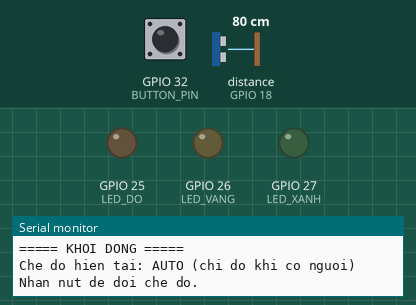
Simulated run of this sketch. Board: ESP32. On the bench: output pins drawn as LEDs (lit = HIGH), the last lines printed to the serial monitor. Dashed ring = blinking. Inputs (shaded band) come from the test bench; at power-on: GPIO 32 (BUTTON_PIN) HIGH, distance to the obstacle (sensor on GPIO 18) 80 cm. The echo pulse lasts 58.3 µs per cm; pins used as bus, display or sensor lines are not drawn.

Above: at 2.1 s.
2.2 s: GPIO 32 (BUTTON_PIN) pulled LOW for 0.15 s
At 3.8 s:
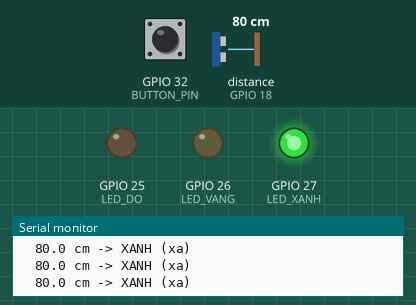
4.1 s: distance to the obstacle (sensor on GPIO 18) set to 55 cm
5.6 s: distance to the obstacle (sensor on GPIO 18) set to 45 cm
At 5.9 s:
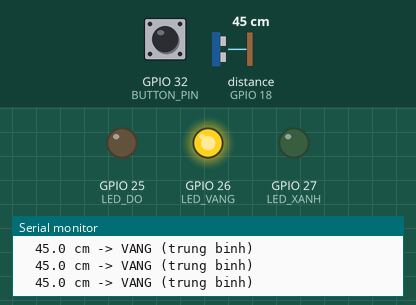
7.5 s: GPIO 32 (BUTTON_PIN) pulled LOW for 1 s
At 7.93 s:
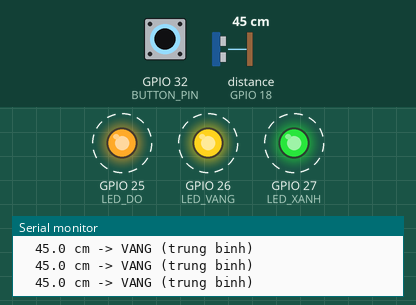
10.5 s: GPIO 32 (BUTTON_PIN) driven LOW
At 10.58 s:
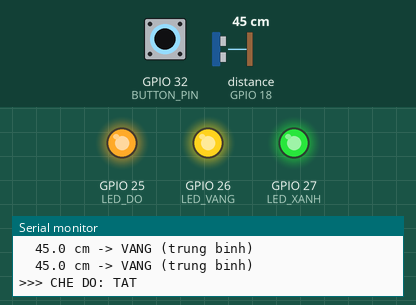
Timing chart, 0 to 14.5 s (numbered marks = the images above; inputs shaded):
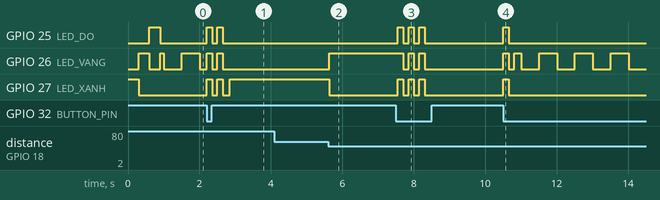

The sketch:

check_the_range.ino
```cpp
/*
 * ============================================================
 *  04 - DO KHOANG CACH + PIR + NUT BAM + 3 LED  (ESP32, khong WiFi)
 * ============================================================
 *  SO DO CHAN:
 *    HY-SRF05 : TRIG -> GPIO 5   | ECHO -> GPIO 18
 *    PIR      : OUT  -> GPIO 35
 *    Nut bam  : 1 chan -> GPIO 32, chan con lai -> GND
 *    LED xanh -> GPIO 27 | LED vang -> GPIO 26 | LED do -> GPIO 25
 *
 *  HOAT DONG:
 *    - Do khoang cach: gan -> DO, trung binh -> VANG, xa -> XANH
 *    - Che do AUTO     : chi do khi PIR phat hien nguoi,
 *                        khong co nguoi -> tat het den
 *    - Che do LUON BAT : do lien tuc, bo qua PIR
 *    - Che do TAT      : tat het
 *    - Nhan nut: AUTO -> LUON BAT -> TAT -> AUTO ...
 *      (3 den nhay 1 / 2 / 3 lan de bao che do moi)
 * ============================================================
 */

#define TRIG_PIN    5
#define ECHO_PIN    18
#define PIR_PIN     35
#define BUTTON_PIN  32
#define LED_XANH    27
#define LED_VANG    26
#define LED_DO      25

const float NGUONG_GAN = 20.0;               // < 20 cm      -> DO
const float NGUONG_XA  = 50.0;               // 20 - 50 cm   -> VANG, > 50 cm -> XANH
const unsigned long THOI_GIAN_GIU  = 10000;  // giu den 10s sau lan cuoi PIR thay nguoi
const unsigned long PIR_KHOI_DONG  = 30000;  // PIR can ~30s on dinh sau khi cap dien
const unsigned long TIMEOUT_US     = 30000;  // timeout sieu am (~5 m)

enum CheDo { AUTO, LUON_BAT, TAT };
const char* tenCheDo[] = { "AUTO (chi do khi co nguoi)", "LUON BAT", "TAT" };

volatile CheDo cheDo = AUTO;
volatile bool  vuaDoiCheDo = false;

unsigned long lanCuoiCoNguoi = 0;
bool dangCoNguoi = false;

// ---------- NUT BAM (ngat + chong doi) ----------
void IRAM_ATTR xuLyNut() {
  static unsigned long lanNhanTruoc = 0;
  unsigned long now = millis();
  if (now - lanNhanTruoc > 250) {
    cheDo = (CheDo)((cheDo + 1) % 3);
    vuaDoiCheDo = true;
    lanNhanTruoc = now;
  }
}

// ---------- SIEU AM ----------
float docKhoangCach() {
  digitalWrite(TRIG_PIN, LOW);
  delayMicroseconds(2);
  digitalWrite(TRIG_PIN, HIGH);
  delayMicroseconds(10);
  digitalWrite(TRIG_PIN, LOW);

  unsigned long t = pulseIn(ECHO_PIN, HIGH, TIMEOUT_US);
  if (t == 0) return -1;
  return t * 0.0343 / 2.0;
}

float docKhoangCachLoc() {
  float a = docKhoangCach(); delay(15);
  float b = docKhoangCach(); delay(15);
  float c = docKhoangCach();
  if (a > b) { float t = a; a = b; b = t; }
  if (b > c) { float t = b; b = c; c = t; }
  if (a > b) { float t = a; a = b; b = t; }
  return b;
}

// ---------- LED ----------
void batDen(bool xanh, bool vang, bool doo) {
  digitalWrite(LED_XANH, xanh);
  digitalWrite(LED_VANG, vang);
  digitalWrite(LED_DO,   doo);
}

void nhayDen(int soLan) {
  for (int i = 0; i < soLan; i++) {
    batDen(1, 1, 1); delay(150);
    batDen(0, 0, 0); delay(150);
  }
}

void doVaHienThi() {
  float d = docKhoangCachLoc();

  if (d < 0 || d > 400) {
    batDen(1, 0, 0);
    Serial.println("  Khong co vat / ngoai tam -> XANH");
  } else if (d < NGUONG_GAN) {
    batDen(0, 0, 1);
    Serial.printf("  %.1f cm -> DO (gan)\n", d);
  } else if (d < NGUONG_XA) {
    batDen(0, 1, 0);
    Serial.printf("  %.1f cm -> VANG (trung binh)\n", d);
  } else {
    batDen(1, 0, 0);
    Serial.printf("  %.1f cm -> XANH (xa)\n", d);
  }
}

// ---------- SETUP ----------
void setup() {
  Serial.begin(115200);

  pinMode(TRIG_PIN,   OUTPUT);
  pinMode(ECHO_PIN,   INPUT);
  pinMode(PIR_PIN,    INPUT);
  pinMode(BUTTON_PIN, INPUT_PULLUP);
  pinMode(LED_XANH,   OUTPUT);
  pinMode(LED_VANG,   OUTPUT);
  pinMode(LED_DO,     OUTPUT);

  attachInterrupt(digitalPinToInterrupt(BUTTON_PIN), xuLyNut, FALLING);

  batDen(1, 0, 0); delay(300);
  batDen(0, 1, 0); delay(300);
  batDen(0, 0, 1); delay(300);
  batDen(0, 0, 0);

  Serial.println("\n===== KHOI DONG =====");
  Serial.printf("Che do hien tai: %s\n", tenCheDo[cheDo]);
  Serial.println("Nhan nut de doi che do.");
}

// ---------- LOOP ----------
void loop() {
  unsigned long now = millis();

  if (vuaDoiCheDo) {
    vuaDoiCheDo = false;
    dangCoNguoi = false;
    batDen(0, 0, 0);
    nhayDen(cheDo + 1);
    Serial.printf("\n>>> CHE DO: %s\n", tenCheDo[cheDo]);
  }

  switch (cheDo) {
    case TAT:
      batDen(0, 0, 0);
      delay(50);
      return;

    case LUON_BAT:
      doVaHienThi();
      break;

    case AUTO: {
      if (now < PIR_KHOI_DONG) {
        static unsigned long lanIn = 0;
        if (now - lanIn > 5000) {
          Serial.printf("PIR dang khoi dong... con %lu giay\n", (PIR_KHOI_DONG - now) / 1000);
          lanIn = now;
        }
        batDen(0, (now / 500) % 2, 0);
        delay(50);
        return;
      }

      if (digitalRead(PIR_PIN) == HIGH) {
        lanCuoiCoNguoi = now;
        if (!dangCoNguoi) {
          dangCoNguoi = true;
          Serial.println("PIR: CO NGUOI -> bat dau do");
        }
      }

      if (dangCoNguoi && now - lanCuoiCoNguoi > THOI_GIAN_GIU) {
        dangCoNguoi = false;
        batDen(0, 0, 0);
        Serial.println("PIR: KHONG CON NGUOI -> tat den");
      }

      if (dangCoNguoi) doVaHienThi();
      break;
    }
  }

  delay(30);
}
```

Measured:
- the behaviour switches between 51 and 50 cm on distance to the obstacle (sensor on GPIO 18) (found by bisection; images 1 and 2)
- after the input at 2.2 s, GPIO 25 (LED_DO), GPIO 26 (LED_VANG): alternates HIGH for 0.15 s and LOW for 0.15 s, 4 changes in all, then stays LOW, starting at once; GPIO 27 (LED_XANH): alternates HIGH for 0.15 s and LOW for 0.17 s, 5 changes in all, then stays HIGH, starting at once
- after the input at 5.6 s, GPIO 26 (LED_VANG): LOW → HIGH at once; GPIO 27 (LED_XANH): HIGH → LOW at once
- after the input at 7.5 s, GPIO 25 (LED_DO), GPIO 27 (LED_XANH): alternates HIGH for 0.15 s and LOW for 0.15 s, 6 changes in all, then stays LOW, starting after 0.06 s; GPIO 26 (LED_VANG): alternates HIGH for 0.15 s and LOW for 0.15 s, 5 changes in all, then stays LOW, starting after 0.21 s
- after the input at 10.5 s, GPIO 25 (LED_DO), GPIO 27 (LED_XANH): LOW → HIGH at once, → LOW 0.15 s later; GPIO 26 (LED_VANG): goes HIGH 0.15 s, LOW 0.15 s, HIGH 0.20 s, 3 × (LOW 0.50 s, HIGH 0.50 s), then LOW, starting at once
